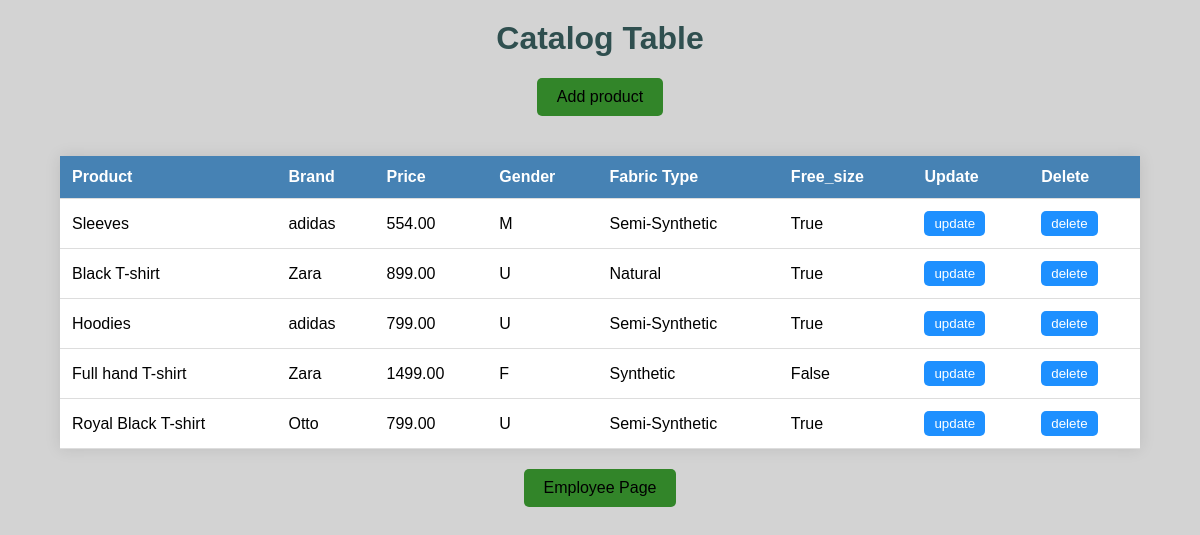
The app's page /CatalogList (signed in) with its own data.
### customerapp/models.py (models this page shows)
class Products(models.Model):
    biology=[
        ('M', 'Male'),
        ('F', 'Female'),
        ('U', 'Unisex'),
    ]
    types=[
        ('Natural', 'Natural'),
        ('Synthetic', 'Synthetic'),
        ('Semi-Synthetic', 'Semi-synthetic')
    ]
    Product_Name=models.CharField(max_length=50, blank=False)
    Brand=models.CharField(max_length=20)
    Product_Code=models.IntegerField(blank=False)
    Price=models.DecimalField(max_digits=10, decimal_places=2)
    Gender=models.CharField(choices=biology, max_length=8, blank=False)
    Fabric_Type=models.CharField(choices=types, max_length=25)
    Free_Size=models.BooleanField(default=False)
    Image=models.ImageField(upload_to="product_images/", null=True)

### customerapp/views.py (the view)
# urls.py: path('CatalogList', views.ptable, name="catlogurl"),
@login_required
def ptable(request):
    mydata=Products.objects.all()
    return render(request, 'producttable1.html',{'data':mydata})

### templates/producttable1.html
{%extends 'producttable.html' %}
{% block content %}
<h1>Catalog Table</h1>
<center>
<form class="input" action="CatalogList/Addproducts">
    <input type="submit" value="Add product" >
</form>
<center>
<table>
    <tr>
        <th>Product</th>
        <th>Brand</th>
        <th>Price</th>
        <th>Gender</th>
        <th>Fabric Type</th>
        <th>Free_size</th>
        <th>Update</th>
        <th>Delete</th>
    </tr>
    <div>
    {% for i in data %}
    <tr>
        <td>{{i.Product_Name}}</td>
        <td>{{i.Brand}}</td>
        <td>{{i.Price}}</td>
        <td>{{i.Gender}}</td>
        <td>{{i.Fabric_Type}}</td>
        <td>{{i.Free_Size}}</td>
        <td>
            <a href="{% url 'updateurl' i.id %}"><button type="submit" >update</button></a>
        </td>
        <td>
            <a href="{% url 'deleteurl' i.id %}"><button type="submit" >delete</button></a>
        </td>
    </tr>
    {% endfor %}
    </div>
</table>
<form class="input" action="employee">
    <input type="submit" value="Employee Page">
</form>
{% endblock %}

### static/css/producttable.css (style rules this page uses)
body { font-family: Arial, sans-serif; background-color: lightgray; margin: 0; padding: 0; }
h1 { text-align: center; color: darkslategray; margin-top: 20px; }
table { width: 90%; margin: 20px auto; border-collapse: collapse; box-shadow: 0 0 15px rgba(0, 0, 0, 0.1); background-color: white; }
th, td { padding: 12px; text-align: left; border-bottom: 1px solid #ddd; }
th { background-color: steelblue; color: white; }
tr { transition: background-color 0.3s; }
button { background-color: dodgerblue; color: white; border: none; padding: 5px 10px; border-radius: 5px; cursor: pointer; transition: background-color 0.3s; }
.input input[type="submit"] { text-align: center; margin-bottom: 20px; background-color: rgb(50, 133, 41); color: black; padding: 10px 20px; border: none; border-radius: 5px; cursor: pointer; font-size: 16px; transition: background-color 0.3s; }

### records on screen
Products: Product_Name "Sleeves", Brand "adidas", Price "554.00", Gender "M", Fabric_Type "Semi-Synthetic", Free_Size "True"
Products: Product_Name "Black T-shirt", Brand "Zara", Price "899.00", Gender "U", Fabric_Type "Natural", Free_Size "True"
Products: Product_Name "Hoodies", Brand "adidas", Price "799.00", Gender "U", Fabric_Type "Semi-Synthetic", Free_Size "True"
Products: Product_Name "Full hand T-shirt", Brand "Zara", Price "1499.00", Gender "F", Fabric_Type "Synthetic", Free_Size "False"
Products: Product_Name "Royal Black T-shirt", Brand "Otto", Price "799.00", Gender "U", Fabric_Type "Semi-Synthetic", Free_Size "True"
